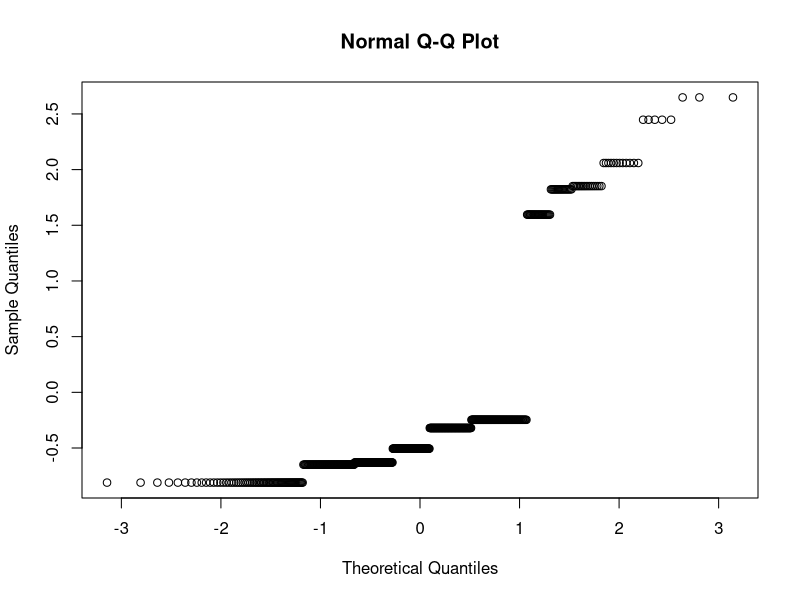
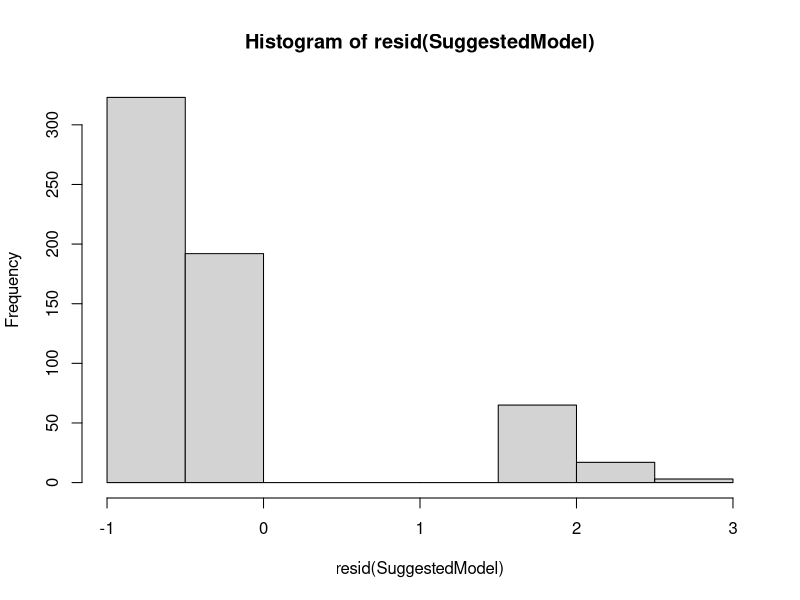
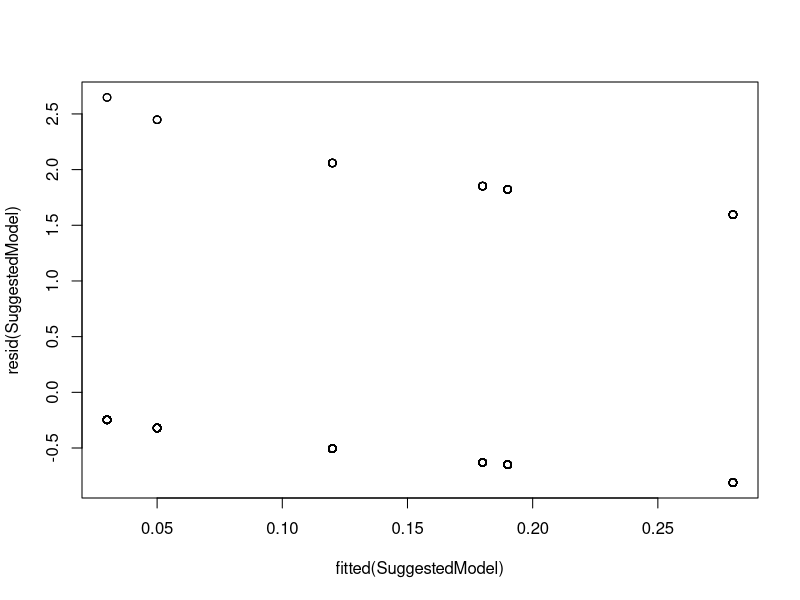
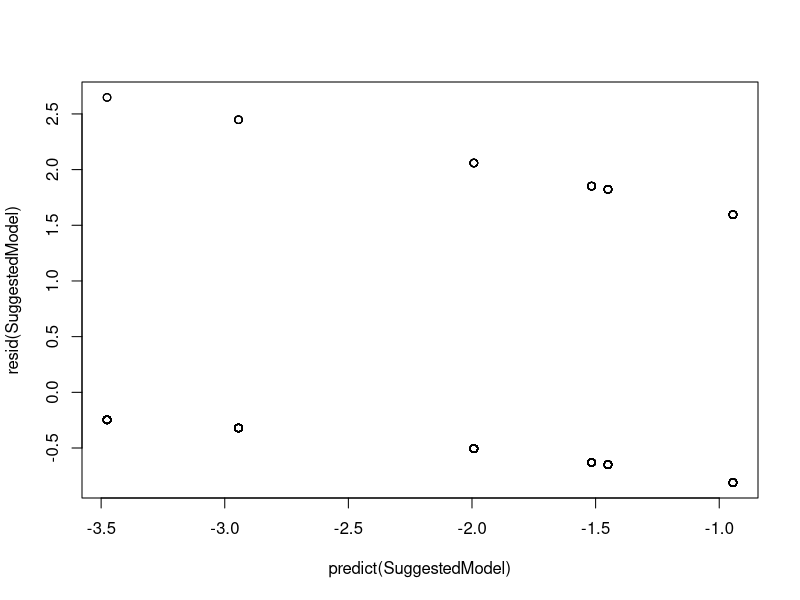

These charts were generated, in order, by the following R code:
# Title     : 2020 RARF Data
# Objective : Identify appropriate model for Pesticide Treatment
# Created by: Kartik Jevaji
# Created on: 7/24/2021

# rep is 1-4 group for each treatment # assuming this is over time (rep 4 is later than rep 1)
# treatment is Agrimek, azera, blackhawk, control, coragen, mustang.maxx
# head 1-25 is block within rep group
# dseed is count of damaged seeds
#install.packages("lme4")
#library("lme4")

rarf <- read.table("RARF 2020 R.txt", header=T)
attach(rarf)
#summary(rarf)

# factor Treatment
TreatmentLevels <- c("AgriMek", "Azera", "Blackhawk", "Control", "Coragen", "Mustang.Maxx")
Treatment <- factor(rarf$Treatment, TreatmentLevels)
#summary(Treatment)

# factor Damage
Damagedunfactored <- factor(ifelse(rarf$Dseed > 0, "YES", "NO"))
factorlevels <- c("NO", "YES")
Damaged <- factor(Damagedunfactored, factorlevels)
#summary(Damaged)
#contrasts(Damaged)

# factor Rep
repLevels <- c("1", "2", "3", "4")
repFactor <- factor(rarf$Rep, repLevels)
#summary(repFactor)

#factor Head
headLevels <- gl(25,1)
headFactor <- factor(rarf$Head, headLevels)
#summary(headFactor)
#create frame with factored data
glmframe <- data.frame(Damaged, Treatment, repFactor, headFactor)
summary(glmframe)

# kruskal-wallis non parametric tests
# A collection of data samples are independent if they come from unrelated populations
# and the samples do not affect each other.
# Using the Kruskal-Wallis Test, we can decide whether the population distributions are identical without
# assuming them to follow the normal distribution.
kruskal.test(Treatment ~ Damaged) # Kruskal-Wallis chi-squared = 22.661, df = 1, p-value = 1.932e-06
#kruskal.test(repFactor ~ Damaged) # Kruskal-Wallis chi-squared = 0.1341, df = 1, p-value = 0.7142
kruskal.test(headFactor ~ Damaged) # Kruskal-Wallis chi-squared = 4.379, df = 1, p-value = 0.03638 // might want to factor on head

# Logistic Regression Models (Smaller AIC is better)
# issues: headFactor and repFactor are not independent, need random effects model if including both in analysis
glmframe <- data.frame(Damaged, Treatment, repFactor, headFactor)
SuggestedModel <- glm(Damaged ~ Treatment, binomial) # Coragen and Mustang.Maxx are significant
summary(SuggestedModel) # AIC 462.15 on 599 degrees of freedom
exp(cbind(OddsRatio = coef(SuggestedModel), confint(SuggestedModel))) # code to get odds ratios and confidence intervals
anova(SuggestedModel, test = "Chisq")

qqnorm(resid(SuggestedModel))
hist(resid(SuggestedModel))
plot(fitted(SuggestedModel), resid(SuggestedModel))
plot(predict(SuggestedModel), resid(SuggestedModel))

#alternativeModel <- glm(Damaged ~ Treatment+headFactor, binomial, data = glmframe) # Assumptions MET. Coragen and Mustang.Maxx are significant
#summary(alternativeModel) # AIC 481.67
#anova(alternativeModel, test = "Chisq") ## can drop headFactor from model

#alternativeModel2 <- glm(Damaged ~ Treatment+repFactor, binomial, data = glmframe)
#summary(alternativeModel2) # AIC 464.89
#anova(alternativeModel2, SuggestedModel, test = "Chisq") ## can drop repFactor from model

#alternativeModel3 <- glm(Damaged ~ Treatment+repFactor+headFactor,binomial,data=glmframe)
#summary(alternativeModel3) # IGNORING assumptions because of not enough data # AIC 461.31
#anova(alternativeModel3, SuggestedModel, alternativeModel2, alternativeModel, test = "Chisq")

#doNotUse <- glm(Damaged ~ Treatment+rarf$Rep+rarf$Head,binomial)  ## INVALID assumptions use only for comparing
#summary(doNotUse) # uses unfactored data AIC 461.31

# Generalized Linear Models, fixed effect TreatmentFactor, random effects: repFactor nested headFactor
## reponse ~ treatment + (1|a/b) formula for nested
### singular fit on all models
##glmframe <- data.frame(Damaged, Treatment, repFactor, headFactor)
##glm4 <- glmer(Damaged ~ 1 + Treatment + (1|repFactor/headFactor), binomial, data = glmframe) # random intercept with fixed mean
##summary(glm4)
##glm5 <- glmer(Damaged ~ Treatment + (Treatment|repFactor/headFactor), binomial, data = glmframe) # correlated random intercept with slope
##summary(glm5)
#glm6 <- glmer(Damaged ~ Treatment + (Treatment||repFactor/headFactor), binomial, data = glmframe, control=glmerControl(optimizer="bobyqa",optCtrl=list(maxfun=100000))) # uncorrelated random intercept with slope
#summary(glm6)
## response ~ treatment + (1|a/b)


rarf2 <- data.frame(repFactor, headFactor, Treatment, Damaged)
#summary(rarf2)
Control <- subset(rarf2, rarf2$Treatment == 'Control')
#summary(Control) # n = 100, p(damaged) = 18/100
Agrimek <- subset(rarf2, rarf2$Treatment == "AgriMek")
#summary(Agrimek) # n = 100, p(damaged) = 19/100
Azera <- subset(rarf2, rarf2$Treatment == "Azera")
#summary(Azera) # p(damaged) = 28
Blackhawk <- subset(rarf2, rarf2$Treatment == "Blackhawk")
#summary(Blackhawk) # pdamaged = 12
Coragen <- subset(rarf2, rarf2$Treatment == "Coragen")
#summary(Coragen) #pdamaged = 3
Mustang <- subset(rarf2, rarf2$Treatment == "Mustang.Maxx")
#summary(Mustang) # pdamaged = 5

# kruskal-wallis tests for whether control is equal to each treatment
# kruskal.test(Control$Damaged ~ Agrimek$Damaged) # Kruskal-Wallis chi-squared = 0.87879, df = 1, p-value = 0.3485
# kruskal.test(Control$Damaged ~ Azera$Damaged) # Kruskal-Wallis chi-squared = 0.00053233, df = 1, p-value = 0.9816
# kruskal.test(Control$Damaged ~ Blackhawk$Damaged) # Kruskal-Wallis chi-squared = 2.9634, df = 1, p-value = 0.08517
# kruskal.test(Control$Damaged ~ Coragen$Damaged) # Kruskal-Wallis chi-squared = 0.48772, df = 1, p-value = 0.4849
# kruskal.test(Control$Damaged ~ Mustang$Damaged) # Kruskal-Wallis chi-squared = 1.7086, df = 1, p-value = 0.1912


#rarf3 <- data.frame(rbind(Agrimek,Azera,Blackhawk,Coragen,Mustang))
#alternativeModel4 <- glm(Damaged ~ Treatment, binomial, data=rarf3) # this model is without control effect
#summary(alternativeModel4) AIC 365.87 on 499 degrees of freedom
## exp(cbind(OddsRatio = coef(alternativeModel4), confint(alternativeModel4))) # code to get odds ratios and confidence intervals


## i'm assuming this is what is meant with poisson. quasipoisson?
#summary(glm(formula = Dseed ~ Treatment+Rep+Head, data = rarf, family = poisson)) # AIC 634.37 - higher than df, bad fit
#summary(glm(formula = Dseed ~ Treatment+Rep+Head, data = rarf, family = quasipoisson))



# citations
# http://www.r-tutor.com/elementary-statistics/non-parametric-methods/kruskal-wallis-test
# https://stats.stackexchange.com/questions/79360/mixed-effects-model-with-nesting/79392
# https://stats.stackexchange.com/questions/197977/analyzing-nested-categorical-data
# https://www.jstatsoft.org/article/view/v067i01/v67i01.pdf Fitting Linear Mixed-Effects Models using lme4
# http://bbolker.github.io/mixedmodels-misc/glmmFAQ.html#should-i-treat-factor-xxx-as-fixed-or-random
# Whether you explicitly specify a random effect as nested or not depends (in part) on the way the levels of the random effects are coded.
# If the ‘lower-level’ random effect is coded with unique levels, then the two syntaxes (1|a/b) (or (1|a)+(1|a:b)) and (1|a)+(1|b) are equivalent.
# If the lower-level random effect has the same labels within each larger group (e.g. blocks 1, 2, 3, 4 within sites A, B, and C) then the explicit nesting (1|a/b) is required.
# It seems to be considered best practice to code the nested level uniquely (e.g. A1, A2, …, B1, B2, …) so that confusion between nested and crossed effects is less likely.

# https://stats.idre.ucla.edu/r/dae/mixed-effects-logistic-regression/
# https://rpsychologist.com/r-guide-longitudinal-lme-lmer


# FUTURE IDEAS
# https://stats.idre.ucla.edu/r/dae/multinomial-logistic-regression/
# https://cran.r-project.org/web/packages/nnet/nnet.pdf multinomial regression
# https://cran.r-project.org/web/packages/blme/blme.pdf bayesnian Generalized Linear Mixed Effects models
# https://stats.stackexchange.com/questions/132677/binomial-glmm-with-a-categorical-variable-with-full-successes Bayesnian
# https://stats.stackexchange.com/questions/391180/specifying-and-interpreting-mixed-effects-logistic-regression/391233#391233



